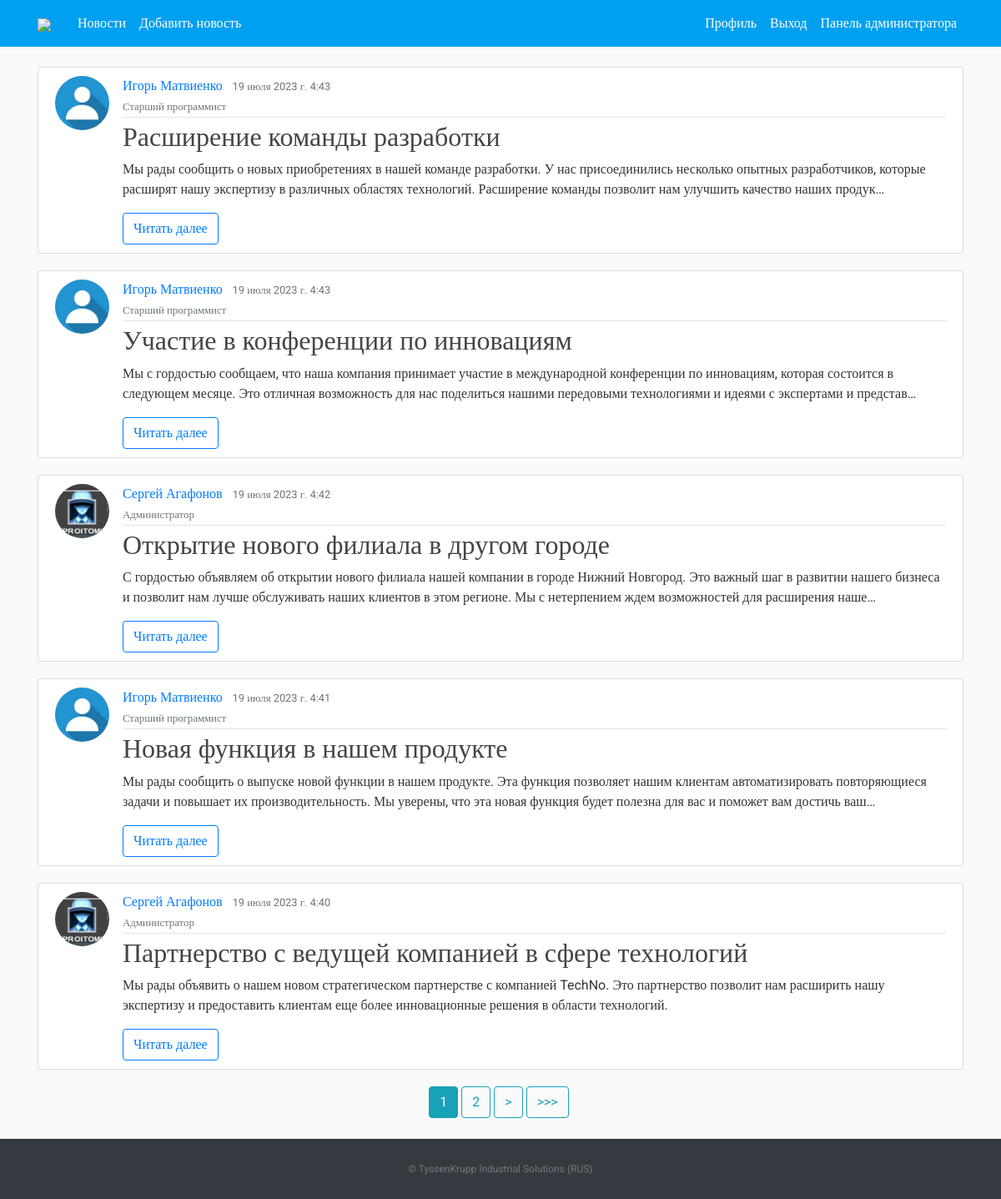
Screenshot of / (signed in) with the database file from the repository.
### news/models.py (models this page shows, shortened)
class Post(models.Model):
    title = models.CharField(max_length=100, verbose_name="Заголовок")
    content = models.TextField(verbose_name="Содержимое")
    date_posted = models.DateTimeField(default=timezone.now)
    author = models.ForeignKey(User, on_delete=models.CASCADE)

### users/models.py (models this page shows, shortened)
class Profile(models.Model):
    user = models.OneToOneField(User, on_delete=models.CASCADE)
    position = models.CharField(max_length=100, default='', verbose_name='Должность')
    image = models.ImageField(default='default.jpg', upload_to='profile_pics', verbose_name='Аватар')

### news/views.py (the view)
# urls.py: path('', PostListView.as_view(), name='newspage-home'),
class PostListView(ListView):
    model = Post
    template_name = 'news/home.html'
    context_object_name = 'posts'
    ordering = ['-date_posted']
    paginate_by = 5

### news/templates/news/home.html (shortened to what this page needs)
{% extends "news/base.html" %}
{% block content %}
    {% if user.is_authenticated %}
        {% for post in posts %}
            <article class="media content-section">
              <img class="rounded-circle article-img" src="{{ post.author.profile.image.url }}">
              <div class="media-body">
                <div class="article-metadata">
                  <a class="mr-2" href="{% url 'user-posts' post.author.username %}">{{ post.author.first_name }} {{ post.author.last_name }}</a>
                  <small class="text-muted">{{ post.date_posted }}<br>{{ post.author.profile.position }}</small>
                </div>
                <h2><a class="article-title" href="{% url 'post-detail' post.id %}">{{ post.title }}</a></h2>
                {% if post.content|length > 250 %}
                  <p class="article-content">{{ post.content|truncatechars:250 }}</p>
                {% else %}
                  <p class="article-content">{{ post.content|safe|slice:250 }}</p>
                {% endif %}
                  <div>
                      <a href="{% url 'post-detail' post.id %}" class="btn btn-outline-primary">Читать далее</a>
                  </div>
              </div>
            </article>
        {% endfor %}
         <div class="pagination justify-content-center">
            {% if is_paginated %}
              {% for num in page_obj.paginator.page_range %}
                {% if page_obj.number == num %}
                  <a class="btn btn-info mb-4 mr-1" href="?page={{ num }}">{{ num }}</a>
                {% elif num > page_obj.number|add:'-3' and num < page_obj.number|add:'3' %}
                  <a class="btn btn-outline-info mb-4 mr-1" href="?page={{ num }}">{{ num }}</a>
                {% endif %}
              {% endfor %}
              {% if page_obj.has_next %}
                <a class="btn btn-outline-info mb-4 mr-1" href="?page={{ page_obj.next_page_number }}"> > </a>
                <a class="btn btn-outline-info mb-4 mr-1" href="?page={{ page_obj.paginator.num_pages }}"> >>> </a>
              {% endif %}
            {% endif %}
          </div>
    {% else %}
        <div class="container mt-5">
        <h3>Вы не авторизованы для чтения данного раздела</h3>
        <p>Пожалуйста, выполните <a href="/login">вход</a> для доступа или пройдите <a href="/register"> регистрацию.</a></p>
    </div>
    {% endif %}
{% endblock content %}

### news/templates/news/base.html (shortened to what this page needs)
{% load static %}
<!DOCTYPE html>
<html>
<head>
     <link rel="stylesheet" href="https://maxcdn.bootstrapcdn.com/bootstrap/4.0.0/css/bootstrap.min.css">
     <link rel="stylesheet" type="text/css" href="{% static 'news/main.css' %}">
     <link href='https://unpkg.com/boxicons@2.1.2/css/boxicons.min.css' rel='stylesheet'>
</head>
<body>
    <header class="site-header">
      <nav class="navbar navbar-expand-md navbar-dark bg-blue fixed-top">
        <div class="container">
            <a class="navbar-brand mr-4" href="{% url 'newspage-home' %}"><img src="https://i.imgur.com/7Qxi08X.png" width="50px"></a>
          <div class="collapse navbar-collapse" id="navbarToggle">
            <div class="navbar-nav mr-auto">
              <a class="nav-item nav-link " href="{% url 'newspage-home' %}">Новости</a>
              {% if user.is_staff %}
                <a class="nav-item nav-link" href="{% url 'post-create' %}">Добавить новость</a>
              {% endif %}
            </div>
            <div class="navbar-nav">
              {% if user.is_authenticated %}
            	<a class="nav-item nav-link" href="{% url 'profile' %}">Профиль</a>
            	<a class="nav-item nav-link" href="{% url 'logout' %}">Выход</a>
                {% if user.is_superuser %}
                <a class="nav-item nav-link" href="{% url 'admin-panel' %}">Панель администратора</a>
                {% endif %}
          	{% else %}
            	<a class="nav-item nav-link" href="{% url 'login' %}">Вход</a>
            	<a class="nav-item nav-link" href="{% url 'register' %}">Регистрация</a>
          	{% endif %}
            </div>
          </div>
        </div>
      </nav>
    </header>
    <main role="main" class="container">
        <div>
          {% block content %}{% endblock %}
        </div>
    </main>
    <footer class="text-center bg-dark">
      <p><a href="{% url 'newspage-home' %}">© TyssenKrupp Industrial Solutions (RUS)</a></p>
    </footer>
</body>
</html>

### news/static/news/main.css (style rules this page uses)
﻿body, html { width:100%; height:100% }
body { margin:0; padding:0; background: #fafafa; color: #333333; margin-top: 5rem; font-family:Roboto; }
h1, h2, h3, h4, h5, h6 { color: #444444; }
.bg-blue { background-color: #00a0f0; }
.site-header .navbar-nav .nav-link { color: #ffffff; }
.content-section { background: #ffffff; padding: 10px 20px; border: 1px solid #dddddd; border-radius: 3px; margin-bottom: 20px; }
.article-title { color: #444444; }
.article-content { white-space: pre-line; }
.article-img { height: 65px; width: 65px; margin-right: 16px; }
.article-metadata { padding-bottom: 1px; margin-bottom: 4px; border-bottom: 1px solid #e3e3e3 }
footer { position: sticky!important; top: 100%; padding-top:25px; padding-bottom:25px; border-top:1px solid #ddd; }
footer p { margin:2px; text-align:center; padding:0 40px; color:#fff; font-size:12px; }
footer a { color:#777 }

### rows the page displays
Post: author.profile.image (placeholder picture), author.first_name "Игорь", author.last_name "Матвиенко", date_posted "19 июля 2023 г. 4:43", author.profile.position "Старший программист", title "Расширение команды разработки", content "Мы рады сообщить о новых приобретениях в нашей команде разработки. У нас присоединились несколько опытных разработчиков, которые расширят нашу экспертизу в различных областях технологий. Расширение команды позволит нам улучшить качество наших продук…"
Post: author.profile.image (placeholder picture), author.first_name "Игорь", author.last_name "Матвиенко", date_posted "19 июля 2023 г. 4:43", author.profile.position "Старший программист", title "Участие в конференции по инновациям", content "Мы с гордостью сообщаем, что наша компания принимает участие в международной конференции по инновациям, которая состоится в следующем месяце. Это отличная возможность для нас поделиться нашими передовыми технологиями и идеями с экспертами и представ…"
Post: author.profile.image (picture), author.first_name "Сергей", author.last_name "Агафонов", date_posted "19 июля 2023 г. 4:42", author.profile.position "Администратор", title "Открытие нового филиала в другом городе", content "С гордостью объявляем об открытии нового филиала нашей компании в городе Нижний Новгород. Это важный шаг в развитии нашего бизнеса и позволит нам лучше обслуживать наших клиентов в этом регионе. Мы с нетерпением ждем возможностей для расширения наше…"
Post: author.profile.image (placeholder picture), author.first_name "Игорь", author.last_name "Матвиенко", date_posted "19 июля 2023 г. 4:41", author.profile.position "Старший программист", title "Новая функция в нашем продукте", content "Мы рады сообщить о выпуске новой функции в нашем продукте. Эта функция позволяет нашим клиентам автоматизировать повторяющиеся задачи и повышает их производительность. Мы уверены, что эта новая функция будет полезна для вас и поможет вам достичь ваш…"
Post: author.profile.image (picture), author.first_name "Сергей", author.last_name "Агафонов", date_posted "19 июля 2023 г. 4:40", author.profile.position "Администратор", title "Партнерство с ведущей компанией в сфере технологий", content "Мы рады объявить о нашем новом стратегическом партнерстве с компанией TechNo. Это партнерство позволит нам расширить нашу экспертизу и предоставить клиентам еще более инновационные решения в области технологий."

### other values shown
{{ num }} "1"
{{ num }} "2"
